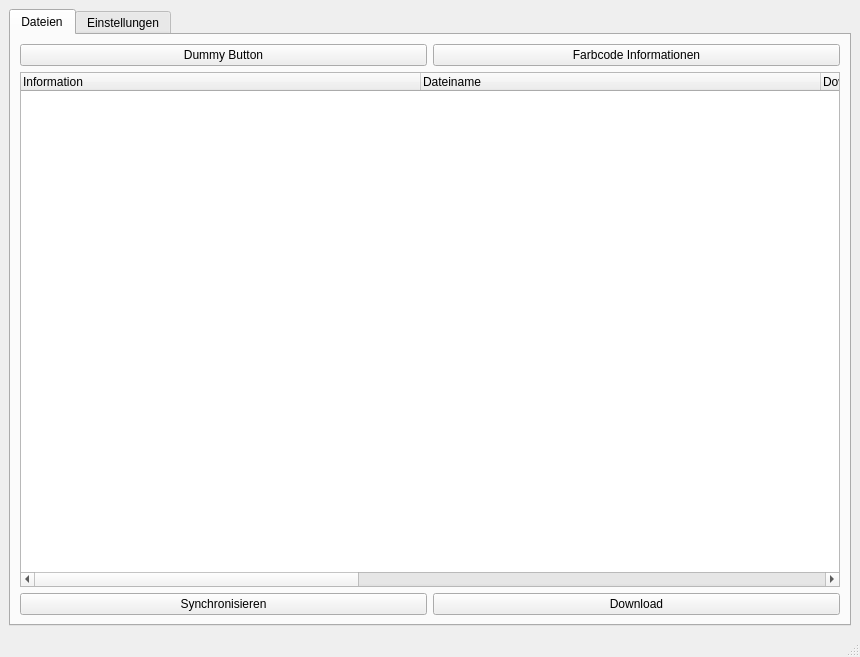
<?xml version="1.0" encoding="UTF-8"?>
<ui version="4.0">
 <class>MainWindow</class>
 <widget class="QMainWindow" name="MainWindow">
  <property name="geometry">
   <rect>
    <x>0</x>
    <y>0</y>
    <width>860</width>
    <height>657</height>
   </rect>
  </property>
  <property name="windowTitle">
   <string>OC-Sync</string>
  </property>
  <widget class="QWidget" name="centralwidget">
   <property name="sizePolicy">
    <sizepolicy hsizetype="Expanding" vsizetype="Expanding">
     <horstretch>0</horstretch>
     <verstretch>0</verstretch>
    </sizepolicy>
   </property>
   <layout class="QGridLayout" name="gridLayout_2">
    <item row="0" column="0">
     <layout class="QVBoxLayout" name="verticalLayout">
      <item>
       <widget class="QTabWidget" name="tabWidget">
        <property name="sizePolicy">
         <sizepolicy hsizetype="Expanding" vsizetype="Expanding">
          <horstretch>0</horstretch>
          <verstretch>0</verstretch>
         </sizepolicy>
        </property>
        <property name="currentIndex">
         <number>0</number>
        </property>
        <widget class="QWidget" name="tab">
         <attribute name="title">
          <string>Dateien</string>
         </attribute>
         <layout class="QGridLayout" name="gridLayout_3">
          <item row="2" column="1">
           <widget class="QPushButton" name="downloadButton">
            <property name="text">
             <string>Download</string>
            </property>
           </widget>
          </item>
          <item row="2" column="0">
           <widget class="QPushButton" name="syncButton">
            <property name="text">
             <string>Synchronisieren</string>
            </property>
           </widget>
          </item>
          <item row="1" column="0" colspan="2">
           <widget class="QTreeWidget" name="treeItems">
            <attribute name="headerDefaultSectionSize">
             <number>400</number>
            </attribute>
            <attribute name="headerMinimumSectionSize">
             <number>400</number>
            </attribute>
            <column>
             <property name="text">
              <string>Information</string>
             </property>
            </column>
            <column>
             <property name="text">
              <string>Dateiname</string>
             </property>
            </column>
            <column>
             <property name="text">
              <string>Download Url</string>
             </property>
            </column>
            <column>
             <property name="text">
              <string>Dateipfad</string>
             </property>
            </column>
            <column>
             <property name="text">
              <string>Upload Datum</string>
             </property>
            </column>
           </widget>
          </item>
          <item row="0" column="0">
           <widget class="QPushButton" name="dummyButton">
            <property name="text">
             <string>Dummy Button</string>
            </property>
           </widget>
          </item>
          <item row="0" column="1">
           <layout class="QHBoxLayout" name="horizontalLayout_8">
            <item>
             <widget class="QPushButton" name="colorLegendButton">
              <property name="text">
               <string>Farbcode Informationen</string>
              </property>
             </widget>
            </item>
           </layout>
          </item>
         </layout>
        </widget>
        <widget class="QWidget" name="tab_2">
         <attribute name="title">
          <string>Einstellungen</string>
         </attribute>
         <widget class="QWidget" name="gridLayoutWidget">
          <property name="geometry">
           <rect>
            <x>10</x>
            <y>10</y>
            <width>801</width>
            <height>496</height>
           </rect>
          </property>
          <layout class="QGridLayout" name="gridLayout">
           <item row="1" column="1">
            <widget class="QLabel" name="label_4">
             <property name="text">
              <string>Allgemein</string>
             </property>
            </widget>
           </item>
           <item row="11" column="1">
            <spacer name="horizontalSpacer_3">
             <property name="orientation">
              <enum>Qt::Horizontal</enum>
             </property>
             <property name="sizeHint" stdset="0">
              <size>
               <width>40</width>
               <height>20</height>
              </size>
             </property>
            </spacer>
           </item>
           <item row="3" column="1">
            <widget class="QCheckBox" name="checkBox_show_events">
             <property name="text">
              <string>Kurstermine in der Übersicht anzeigen</string>
             </property>
            </widget>
           </item>
           <item row="16" column="1">
            <widget class="QLabel" name="label_6">
             <property name="text">
              <string>Download</string>
             </property>
            </widget>
           </item>
           <item row="17" column="1">
            <widget class="QCheckBox" name="checkBox_overwrite_existing_files">
             <property name="text">
              <string>Vorhandene Dateien überschreiben</string>
             </property>
            </widget>
           </item>
           <item row="19" column="1">
            <widget class="QLabel" name="label_5">
             <property name="text">
              <string>Logging</string>
             </property>
            </widget>
           </item>
           <item row="2" column="1">
            <widget class="QCheckBox" name="checkBox_all_semesters">
             <property name="text">
              <string>Alle Semester synchronisieren</string>
             </property>
            </widget>
           </item>
           <item row="9" column="1">
            <widget class="QCheckBox" name="checkBox_course_as_folder">
             <property name="text">
              <string>Ordner für jeden Kurs anlegen</string>
             </property>
            </widget>
           </item>
           <item row="4" column="1">
            <spacer name="horizontalSpacer">
             <property name="orientation">
              <enum>Qt::Horizontal</enum>
             </property>
             <property name="sizeHint" stdset="0">
              <size>
               <width>40</width>
               <height>20</height>
              </size>
             </property>
            </spacer>
           </item>
           <item row="6" column="1">
            <widget class="QCheckBox" name="checkBox_semester_as_folder">
             <property name="text">
              <string>Ordner für jedes Semester anlegen</string>
             </property>
            </widget>
           </item>
           <item row="10" column="1">
            <widget class="QCheckBox" name="checkBox_lecturer_as_folder">
             <property name="text">
              <string>Ordner für jeden Dozenten anlegen. Kann bei Kursen mit zwei Dozenten hilfreich sein.</string>
             </property>
            </widget>
           </item>
           <item row="14" column="1">
            <widget class="QRadioButton" name="radioButton_semester_naming_v2">
             <property name="text">
              <string>Benennung: 1. Semester, 2. Semester, etc.</string>
             </property>
            </widget>
           </item>
           <item row="13" column="1">
            <widget class="QRadioButton" name="radioButton_semester_naming_v1">
             <property name="text">
              <string>Benennung: WS 19, SS 19, etc.</string>
             </property>
            </widget>
           </item>
           <item row="12" column="1">
            <widget class="QLabel" name="label_2">
             <property name="text">
              <string>Ordnerbenennung Semester</string>
             </property>
            </widget>
           </item>
           <item row="15" column="1">
            <spacer name="horizontalSpacer_2">
             <property name="orientation">
              <enum>Qt::Horizontal</enum>
             </property>
             <property name="sizeHint" stdset="0">
              <size>
               <width>40</width>
               <height>20</height>
              </size>
             </property>
            </spacer>
           </item>
           <item row="20" column="1">
            <widget class="QCheckBox" name="checkBox_enable_loggin">
             <property name="text">
              <string>Logging aktivieren</string>
             </property>
            </widget>
           </item>
           <item row="1" column="0">
            <widget class="QLabel" name="label">
             <property name="text">
              <string>Optionen</string>
             </property>
            </widget>
           </item>
           <item row="5" column="1">
            <widget class="QLabel" name="label_3">
             <property name="text">
              <string>Ordnerstruktur beim Download</string>
             </property>
            </widget>
           </item>
           <item row="0" column="2">
            <widget class="QPushButton" name="selectDirectoryButton">
             <property name="text">
              <string>Auswählen</string>
             </property>
            </widget>
           </item>
           <item row="0" column="1">
            <widget class="QLineEdit" name="directoryPath"/>
           </item>
           <item row="0" column="0">
            <widget class="QLabel" name="directoryPathLabel">
             <property name="text">
              <string>Download Ordner</string>
             </property>
            </widget>
           </item>
           <item row="18" column="1">
            <spacer name="horizontalSpacer_4">
             <property name="orientation">
              <enum>Qt::Horizontal</enum>
             </property>
             <property name="sizeHint" stdset="0">
              <size>
               <width>40</width>
               <height>20</height>
              </size>
             </property>
            </spacer>
           </item>
          </layout>
         </widget>
        </widget>
       </widget>
      </item>
     </layout>
    </item>
   </layout>
  </widget>
  <widget class="QMenuBar" name="menubar">
   <property name="geometry">
    <rect>
     <x>0</x>
     <y>0</y>
     <width>860</width>
     <height>26</height>
    </rect>
   </property>
  </widget>
  <widget class="QStatusBar" name="statusbar"/>
 </widget>
 <resources/>
 <connections/>
</ui>
